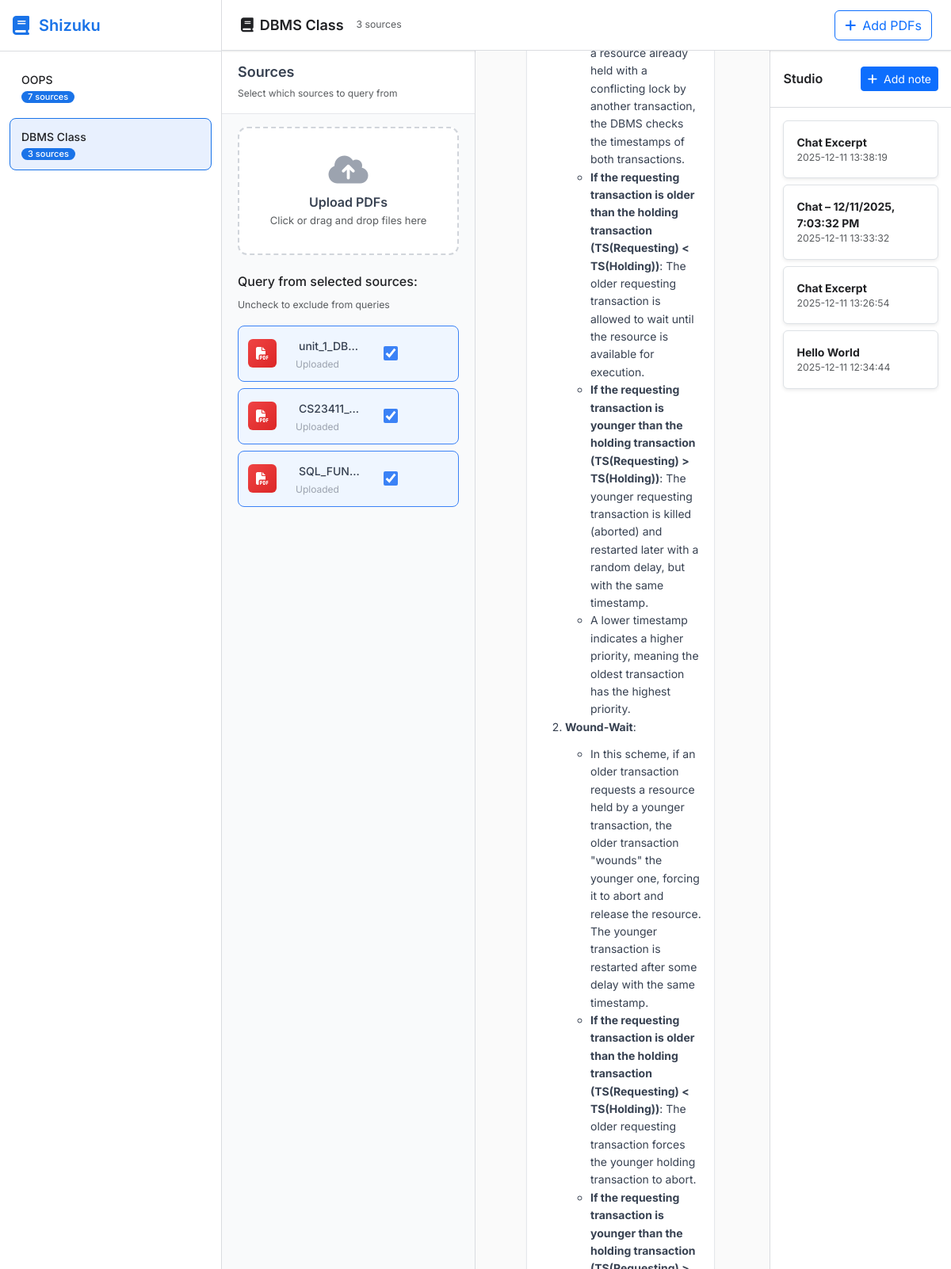
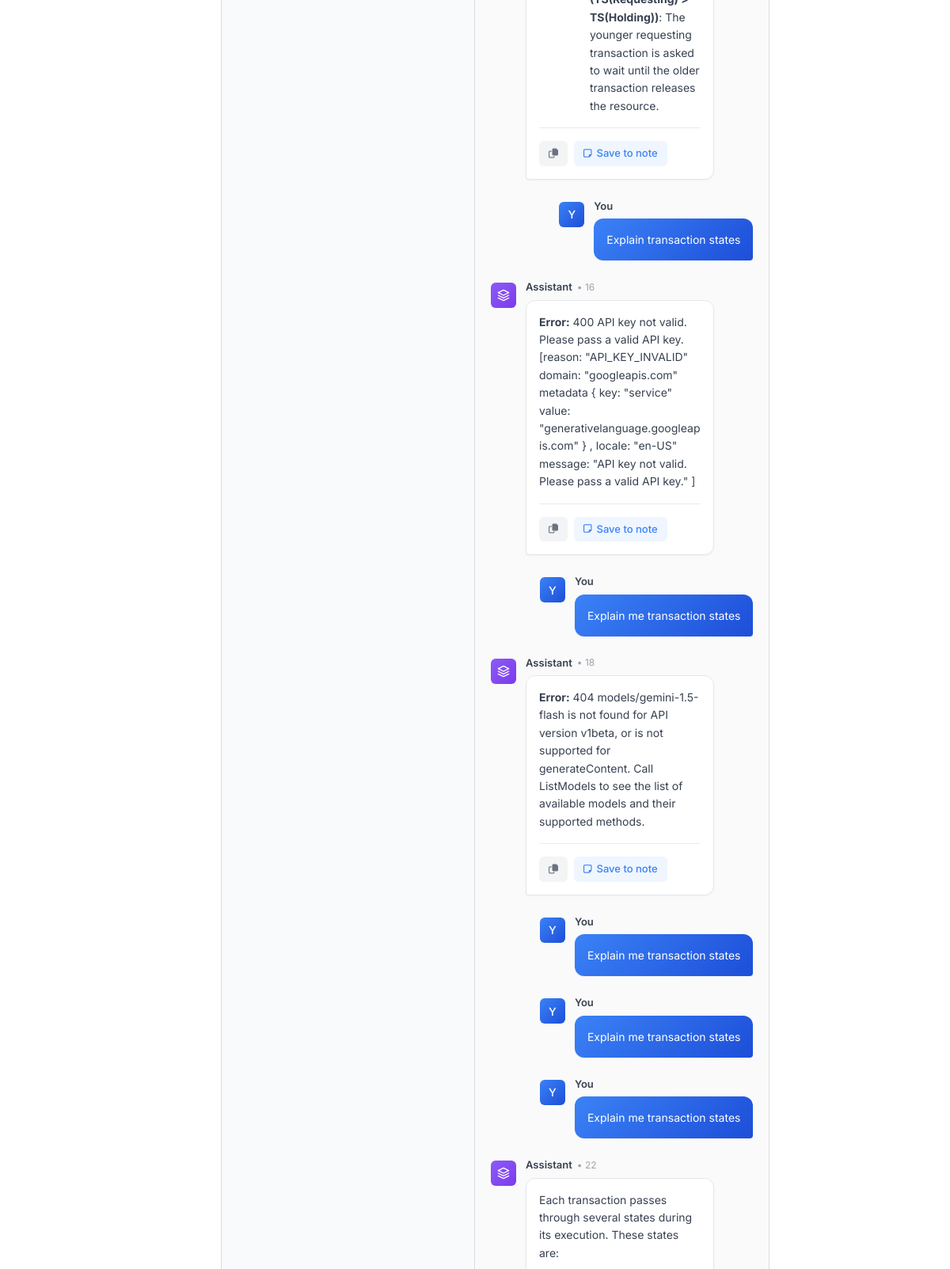
The page /notebook/1 (upper part) on the database its author committed (2 pictures, top to bottom).
### tables this page shows
CREATE TABLE notebooks (
                id INTEGER PRIMARY KEY AUTOINCREMENT,
                subject TEXT NOT NULL
            , created_at TIMESTAMP);

CREATE TABLE materials (
                id INTEGER PRIMARY KEY AUTOINCREMENT,
                notebook_id INTEGER,
                pdf_path TEXT, file_name TEXT, uploaded_at TIMESTAMP,
                FOREIGN KEY (notebook_id) REFERENCES notebooks (id) ON DELETE CASCADE
            );

CREATE TABLE chats (
                id INTEGER PRIMARY KEY AUTOINCREMENT,
                notebook_id INTEGER,
                message TEXT,
                is_user BOOLEAN, created_at TIMESTAMP,
                FOREIGN KEY (notebook_id) REFERENCES notebooks (id) ON DELETE CASCADE
            );

### app.py (the view, shortened to what this page needs)
@app.route('/notebook/<int:nb_id>', methods=['GET', 'POST'])
def notebook(nb_id):
    with sqlite3.connect(DB_NAME) as conn:
        conn.row_factory = sqlite3.Row
        c = conn.cursor()
        c.execute('SELECT subject FROM notebooks WHERE id = ?', (nb_id,))
        nb = c.fetchone()
        if not nb:
            flash('Notebook not found', 'error')
            return redirect(url_for('index'))
        try:
            c.execute(
                'SELECT id, pdf_path, file_name FROM materials WHERE notebook_id = ? ORDER BY uploaded_at DESC', (nb_id,))
            materials = c.fetchall()
        except sqlite3.OperationalError:
            c.execute(
                'SELECT id, pdf_path FROM materials WHERE notebook_id = ? ORDER BY id DESC', (nb_id,))
            rows = c.fetchall()
            materials = []
            for row in rows:
                mat_id, pdf_path = row
                c.execute("PRAGMA table_info(materials)")
                columns = [col[1] for col in c.fetchall()]
                if 'file_name' in columns:
                    c.execute(
                        'SELECT file_name FROM materials WHERE id = ?', (mat_id,))
                    file_name_result = c.fetchone()
                    file_name = file_name_result[0] if file_name_result else pdf_path
                else:
                    file_name = pdf_path
                materials.append(
                    {'id': mat_id, 'pdf_path': pdf_path, 'file_name': file_name})
        c.execute(
            'SELECT message, is_user, created_at FROM chats WHERE notebook_id = ? ORDER BY created_at', (nb_id,))
        chat_history = []
        for row in c.fetchall():
            if row['is_user']:
                chat_history.append((row['message'], True))
            else:
                formatted_message = format_ai_response(row['message'])
                chat_history.append((formatted_message, False))
        c.execute(
            'SELECT id, title, created_at FROM notes WHERE notebook_id = ? ORDER BY created_at DESC', (nb_id,))
        notes = c.fetchall()
        selected_sources_param = request.form.get(
            'selected_sources') or request.args.get('selected_sources')
        selected_ids = parse_selected_sources(selected_sources_param)
        if not selected_ids and materials:
            selected_ids = [m['id'] for m in materials]
        c.execute('SELECT id, subject FROM notebooks ORDER BY id DESC')
        all_nbs = c.fetchall()
        notebooks_with_counts = []
        for n in all_nbs:
            c.execute(
                'SELECT COUNT(*) FROM materials WHERE notebook_id = ?', (n['id'],))
            cnt = c.fetchone()[0]
            d = dict(n)
            d['material_count'] = cnt
            notebooks_with_counts.append(d)
    return render_template('notebook.html',
                           nb_id=nb_id,
                           subject=nb['subject'],
                           materials=materials,
                           chat_history=chat_history,
                           notebooks=notebooks_with_counts,
                           selected_sources=selected_ids,
                           notes=notes)

### app.py (called while the page is built, shortened)
def format_ai_response(text):
    html = markdown.markdown(text, extensions=['fenced_code', 'tables'])
    html = html.replace('<h1>', '<h1 class="ai-heading-1">')
    html = html.replace('<h2>', '<h2 class="ai-heading-2">')
    html = html.replace('<h3>', '<h3 class="ai-heading-3">')
    html = html.replace('<ul>', '<ul class="ai-list">')
    html = html.replace('<ol>', '<ol class="ai-list">')
    html = html.replace('<li>', '<li class="ai-list-item">')
    html = html.replace('<p>', '<p class="ai-paragraph">')
    html = html.replace('<code>', '<code class="ai-code">')
    html = html.replace('<blockquote>', '<blockquote class="ai-quote">')
    return html

def parse_selected_sources(selected_sources_str):
    if not selected_sources_str:
        return []

### templates/notebook.html (shortened to what this page needs)
{% extends 'base.html' %}
{% block sidebar %}
<div class="sidebar">
    <div class="sidebar-header">
        <i class="fas fa-book" style="font-size: 24px; color: var(--primary);"></i>
        <h1>Shizuku</h1>
    </div>
    <div class="notebooks-list">
        {% for nb in notebooks %}
        <div class="notebook-item {% if nb['id'] == nb_id %}active{% endif %}"
            oncontextmenu="handleNotebookContextMenu(event, {{ nb['id'] }}, '{{ nb['subject']|e }}')"
            onclick="location.href='{{ url_for('notebook', nb_id=nb['id']) }}'">
            <div class="title">{{ nb['subject'] }}</div>
            <div class="meta">
                <span class="badge">{{ nb['material_count'] }} source{{ 's' if nb['material_count'] != 1 else ''
                    }}</span>
            </div>
        </div>
        {% endfor %}
    </div>
</div>
{% endblock %}
{% block navbar %}
<div class="navbar">
    <div class="d-flex align-items-center">
        <div class="navbar-title"><i class="fas fa-book me-2"></i>{{ subject }}</div>
        <small class="text-muted ms-3">{{ materials|length }} source{{ 's' if materials|length != 1 else '' }}</small>
    </div>
    <div class="navbar-actions">
        <button class="btn btn-outline-primary" onclick="document.getElementById('pdfUpload').click()">
            <i class="fas fa-plus me-2"></i>Add PDFs
        </button>
    </div>
</div>
{% endblock %}
{% block sources_panel %}
<div class="sources-panel">
    <div class="sources-header">
        <h3>Sources</h3>
        <small class="text-muted">Select which sources to query from</small>
    </div>
    <div class="sources-content">
        <div class="upload-area" onclick="document.getElementById('pdfUpload').click()">
            <i class="fas fa-cloud-upload-alt"></i>
            <h6>Upload PDFs</h6>
            <p class="text-muted">Click or drag and drop files here</p>
        </div>
        {% if materials %}
        <div class="mb-3">
            <h6 class="mb-2">Query from selected sources:</h6>
            <small class="text-muted">Uncheck to exclude from queries</small>
        </div>
        {% for mat in materials %}
        <div class="source-item {% if mat['id'] in selected_sources %}selected{% endif %}"
            onclick="toggleSource({{ mat['id'] }})">
            <div class="icon">
                <i class="fas fa-file-pdf"></i>
            </div>
            <div class="info">
                <div class="filename" title="{{ mat['file_name'] or mat['pdf_path'] }}"
                    ondblclick="startRenameSource({{ mat['id'] }}, '{{ (mat['file_name'] or mat['pdf_path'])|e }}')">
                    {{ mat['file_name'] or mat['pdf_path'] }}
                </div>
                <div class="path">Uploaded</div>
            </div>
            <div class="source-actions">
                <input type="checkbox" class="checkbox" name="selected_sources" value="{{ mat['id'] }}" {% if mat['id']
                    in selected_sources %}checked{% endif %} onclick="event.stopPropagation()">
            </div>
        </div>
        {% endfor %}
        {% else %}
        <div class="empty-state">
            <i class="fas fa-folder-open"></i>
            <h4>No sources yet</h4>
            <p class="text-muted">Upload PDFs to start asking questions</p>
        </div>
        {% endif %}
    </div>
</div>
{% endblock %}
{% block chat_area %}
<div class="chat-area">
    <div class="chat-history" id="chatHistory">
        {% if chat_history %}
        {% for msg, is_user in chat_history %}
        <div class="message-row {% if is_user %}user-message-row{% else %}ai-message-row{% endif %}">
            <div class="message-wrapper">
                {% if not is_user %}
                <div class="message-avatar">
                    <div class="avatar ai-avatar">
                    </div>
                </div>
                {% endif %}
                <div class="message-content-wrapper">
                    <div class="message-sender">
                        <span class="sender-name">{{ 'You' if is_user else 'Assistant' }}</span>
                        {% if not is_user %}
                        <span class="message-time">• {{ loop.index }}</span>
                        {% endif %}
                    </div>
                    <div class="message-bubble {% if is_user %}user-bubble{% else %}ai-bubble{% endif %}">
                        {% if is_user %}
                        <div class="user-message-text">{{ msg }}</div>
                        {% else %}
                        <div class="ai-message-content">{{ msg | safe }}</div>
                        {% endif %}
                        {% if not is_user %}
                        <div class="message-actions">
                            <button class="action-btn copy-btn" title="Copy" onclick="copyMessage(this)">
                                <i class="far fa-copy"></i>
                            </button>
                            <button class="action-btn save-btn" title="Save to note" onclick="saveToNote(this)">
                                <i class="far fa-sticky-note"></i>
                                <span>Save to note</span>
                            </button>
                        </div>
                        {% endif %}
                    </div>
                </div>
                {% if is_user %}
                <div class="message-avatar">
                    <div class="avatar user-avatar">
                        <span>Y</span>
                    </div>
                </div>
                {% endif %}
            </div>
        </div>
        {% endfor %}
        {% endif %}
    </div>
</div>
{% endblock %}
{% block studio_panel %}
<div class="studio-panel">
    <div class="studio-header d-flex justify-content-between align-items-center px-3">
        <h3 class="m-0">Studio</h3>
        <button class="btn btn-primary btn-sm" onclick="newNote()">
            <i class="fas fa-plus me-1"></i> Add note
        </button>
    </div>
    <div class="studio-content" id="studioContent">
        <div id="notesList" style="display: block;">
        </div>
    </div>
</div>
<link href="https://cdn.jsdelivr.net/npm/quill@2.0.2/dist/quill.snow.css" rel="stylesheet">
{% endblock %}

### templates/base.html (shortened to what this page needs)
<!DOCTYPE html>
<html lang="en">
<head>
    <link href="https://cdn.jsdelivr.net/npm/bootstrap@5.3.0/dist/css/bootstrap.min.css" rel="stylesheet">
    <link rel="stylesheet" href="https://cdnjs.cloudflare.com/ajax/libs/font-awesome/6.4.0/css/all.min.css">
    <link rel="stylesheet" href="https://cdnjs.cloudflare.com/ajax/libs/highlight.js/11.8.0/styles/github.min.css">
    <link href="https://cdn.jsdelivr.net/npm/quill@2.0.2/dist/quill.snow.css" rel="stylesheet">
</head>
<body>
    <div class="app-container">
        {% block sidebar %}{% endblock %}
        <div class="main-content">
            {% block navbar %}{% endblock %}
            <div class="content-area">
                {% block sources_panel %}{% endblock %}
                {% block chat_area %}{% endblock %}
                {% block studio_panel %}{% endblock %}
            </div>
        </div>
    </div>
</body>
</html>

### templates/base.html (style rules this page uses)
:root { --primary: #1a73e8; --primary-light: #e8f0fe; --secondary: #5f6368; --bg-light: #f8f9fa; --bg-white: #ffffff; --border: #dadce0; --success: #0b8043; --warning: #f29900; --danger: #d93025; --shadow-sm: 0 1px 2px rgba(0, 0, 0, 0.1); --shadow: 0 2px 10px rgba(0, 0, 0, 0.1); --shadow-lg: 0 4px 20px rgba(0, 0, 0, 0.15); --radius-sm: 8px; --radius: 12px; --radius-lg: 16px; }
* { margin: 0; padding: 0; box-sizing: border-box; }
body { font-family: 'Inter', sans-serif; background: var(--bg-light); color: #202124; height: 100vh; overflow: hidden; font-weight: 400; font-size: 14px; line-height: 1.5; }
.app-container { display: flex; height: 100vh; }
.sidebar { width: 280px; background: var(--bg-white); border-right: 1px solid var(--border); display: flex; flex-direction: column; height: 100%; box-shadow: var(--shadow-sm); }
.sidebar-header { padding: 20px 16px; border-bottom: 1px solid var(--border); display: flex; align-items: center; gap: 12px; }
.sidebar-header h1 { font-size: 20px; font-weight: 600; color: var(--primary); margin: 0; }
.notebooks-list { flex: 1; overflow-y: auto; padding: 12px; }
.notebook-item { padding: 12px 14px; border-radius: var(--radius-sm); margin-bottom: 6px; cursor: pointer; transition: all 0.2s ease; border: 1px solid transparent; position: relative; }
.notebook-item.active { background: var(--primary-light); border: 1px solid var(--primary); }
.notebook-item .title { font-weight: 500; color: #202124; margin-bottom: 4px; font-size: 14px; }
.notebook-item .meta { font-size: 12px; color: var(--secondary); display: flex; align-items: center; gap: 8px; }
.notebook-item .badge { background: var(--primary); color: white; padding: 2px 8px; border-radius: 10px; font-size: 11px; font-weight: 500; }
.main-content { flex: 1; display: flex; flex-direction: column; overflow: hidden; }
.navbar { height: 64px; background: var(--bg-white); border-bottom: 1px solid var(--border); display: flex; align-items: center; justify-content: space-between; padding: 0 24px; box-shadow: var(--shadow-sm); }
.navbar-title { font-size: 18px; font-weight: 600; color: #202124; }
.navbar-actions { display: flex; gap: 12px; }
.content-area { flex: 1; display: flex; overflow: hidden; }
.sources-panel { width: 320px; background: var(--bg-white); border-right: 1px solid var(--border); display: flex; flex-direction: column; height: 100%; }
.studio-panel { width: 320px; background: var(--bg-white); border-left: 1px solid var(--border); display: flex; flex-direction: column; height: 100%; }
.sources-header, .studio-header { padding: 20px 16px; border-bottom: 1px solid var(--border); }
.sources-header h3, .studio-header h3 { font-size: 16px; font-weight: 600; margin: 0; color: #202124; }
.sources-content, .studio-content { flex: 1; overflow-y: auto; padding: 16px; }
.upload-area { border: 2px dashed var(--border); border-radius: var(--radius); padding: 24px; text-align: center; margin-bottom: 24px; cursor: pointer; transition: all 0.3s ease; }
.upload-area i { font-size: 32px; color: var(--primary); margin-bottom: 12px; }
.source-item, .note-item { padding: 12px; border: 1px solid var(--border); border-radius: var(--radius-sm); margin-bottom: 8px; display: flex; align-items: center; gap: 12px; transition: all 0.2s ease; background: var(--bg-white); }
.source-item.selected { border-color: var(--primary); background: var(--primary-light); }
.source-item .icon, .note-item .icon { color: var(--danger); font-size: 16px; }
.source-item .info, .note-item .info { flex: 1; }
.source-item .filename, .note-item .title { font-weight: 500; color: #202124; font-size: 13px; margin-bottom: 2px; }
.source-item .path, .note-item .meta { font-size: 11px; color: var(--secondary); }
.source-item .checkbox { width: 18px; height: 18px; cursor: pointer; }
.chat-area { flex: 1; display: flex; flex-direction: column; background: var(--bg-light); position: relative; }
.chat-history { flex: 1; overflow-y: auto; padding: 32px 40px; scroll-behavior: smooth; }

### rows shown on the page
notebooks: subject "OOPS", material_count "7", material_count "s"
notebooks: subject "DBMS Class", material_count "3", material_count "s"
materials: pdf_path "unit_1_DB…", selected_sources "☑"
materials: pdf_path "CS23411_…", selected_sources "☑"
materials: pdf_path "SQL_FUN…", selected_sources "☑"
chats: value "You", message "Explain transaction states"
chats: value "You", message "Explain me transaction states"
chats: value "You", message "Explain me transaction states"
chats: value "You", message "Explain me transaction states"
chats: value "You", message "Explain me transaction states"

### other values the page prints
{{ materials|length }} "3"
{{ 's' if materials|length != 1 else '' }} "s"
{{ 'You' if is_user else 'Assistant' }} "Assistant" "Assistant" "Assistant"
{{ msg | safe }} "Error: 404 models/gemini-1.5-flash is not found for API version v1beta, or is not supported for generateContent. Call ListModels to see the list of available models and their supported methods." "Each transaction passes through several states during its execution. These states are:"
